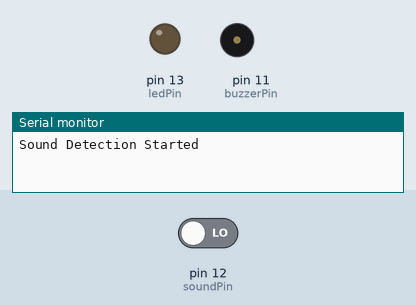
This sketch was run on a simulated Arduino Uno, built with avr-gcc and run on an emulated ATmega328P. On the bench: output pins drawn as LEDs (lit = HIGH), buzzer (waves = sounding, pin HIGH), the last lines printed to the serial monitor. The inputs (shaded band) are chosen by the test bench; at power-on: pin 12 (soundPin) LOW.

Above: at 1.2 s.
1.3 s: pin 12 (soundPin) driven HIGH
At 2.5 s:
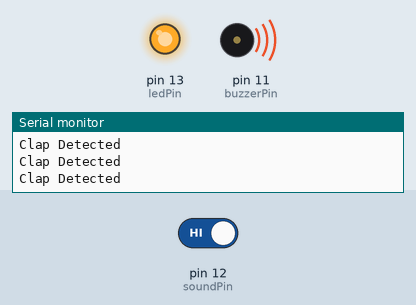
2.8 s: pin 12 (soundPin) driven LOW
At 3.8 s:
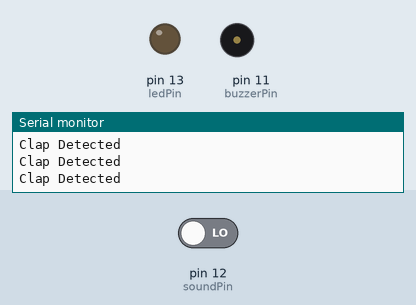
Timing chart, 0 to 5.8 s (numbered marks = the images above; inputs shaded):
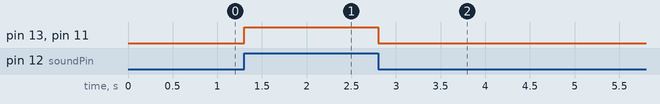

The sketch:

Sound_ClapDetect_LED_Buzzer.ino
```cpp
int soundPin = 12;
int ledPin = 13;
int buzzerPin = 11;

void setup() {
  pinMode(soundPin, INPUT);
  pinMode(ledPin, OUTPUT);
  pinMode(buzzerPin, OUTPUT);

  Serial.begin(9600);
  Serial.println("Sound Detection Started");
}

void loop() {

  int soundState = digitalRead(soundPin);

  if (soundState == HIGH) {   // Change to LOW if your sensor is reversed

    Serial.println("Clap Detected");

    digitalWrite(ledPin, HIGH);
    digitalWrite(buzzerPin, HIGH);  // Active buzzer ON

  }
  else {

    digitalWrite(ledPin, LOW);
    digitalWrite(buzzerPin, LOW);   // Active buzzer OFF

  }

  delay(100);
}
```

Measured:
- after the input at 1.3 s, pin 13 (ledPin), pin 11 (buzzerPin): LOW → HIGH at once
- after the input at 2.8 s, pin 13 (ledPin), pin 11 (buzzerPin): HIGH → LOW at once
